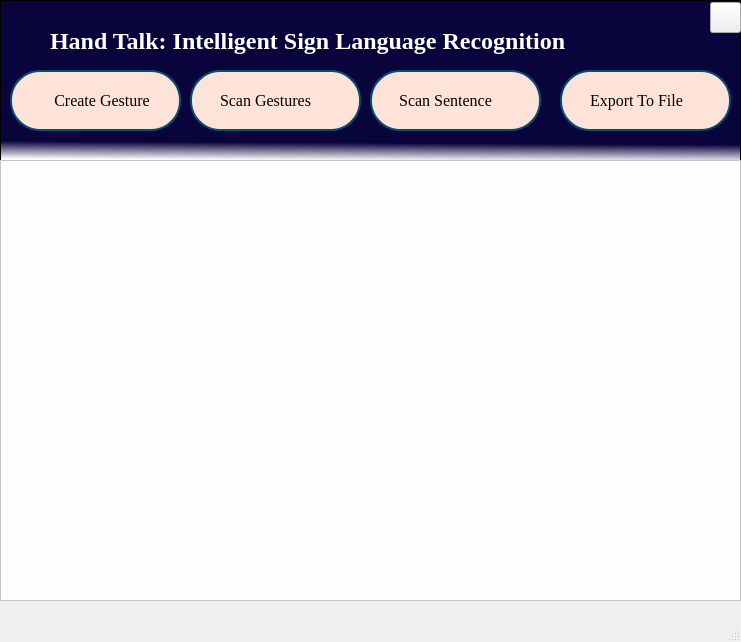
<?xml version="1.0" encoding="UTF-8"?>
<ui version="4.0">
 <class>MainWindow</class>
 <widget class="QMainWindow" name="MainWindow">
  <property name="geometry">
   <rect>
    <x>0</x>
    <y>0</y>
    <width>741</width>
    <height>642</height>
   </rect>
  </property>
  <property name="windowTitle">
   <string>MainWindow</string>
  </property>
  <widget class="QWidget" name="centralwidget">
   <widget class="QGraphicsView" name="graphicsView_2">
    <property name="geometry">
     <rect>
      <x>0</x>
      <y>0</y>
      <width>741</width>
      <height>161</height>
     </rect>
    </property>
    <property name="toolTip">
     <string>&lt;html&gt;&lt;head/&gt;&lt;body&gt;&lt;p&gt;&lt;br/&gt;&lt;/p&gt;&lt;/body&gt;&lt;/html&gt;</string>
    </property>
    <property name="styleSheet">
     <string notr="true">background-color: qlineargradient(spread:pad, x1:0.543136, y1:0.074, x2:0.52, y2:1, stop:0.880682 #0a043c, stop:1 rgba(255, 255, 255, 255));
</string>
    </property>
   </widget>
   <widget class="QLabel" name="label">
    <property name="geometry">
     <rect>
      <x>50</x>
      <y>20</y>
      <width>641</width>
      <height>41</height>
     </rect>
    </property>
    <property name="font">
     <font>
      <family>Times New Roman</family>
      <pointsize>18</pointsize>
      <weight>75</weight>
      <bold>true</bold>
     </font>
    </property>
    <property name="styleSheet">
     <string notr="true">color:white;</string>
    </property>
    <property name="text">
     <string>Hand Talk: Intelligent Sign Language Recognition</string>
    </property>
   </widget>
   <widget class="QLabel" name="label_3">
    <property name="geometry">
     <rect>
      <x>0</x>
      <y>160</y>
      <width>741</width>
      <height>431</height>
     </rect>
    </property>
    <property name="styleSheet">
     <string notr="true">
font-size: 40px;
color:white;
</string>
    </property>
    <property name="text">
     <string/>
    </property>
   </widget>
   <widget class="QGraphicsView" name="graphicsView">
    <property name="geometry">
     <rect>
      <x>0</x>
      <y>160</y>
      <width>741</width>
      <height>441</height>
     </rect>
    </property>
    <property name="styleSheet">
     <string notr="true">background-color:#fefefe;
</string>
    </property>
   </widget>
   <widget class="QPushButton" name="create">
    <property name="geometry">
     <rect>
      <x>10</x>
      <y>70</y>
      <width>171</width>
      <height>61</height>
     </rect>
    </property>
    <property name="font">
     <font>
      <family>TImes New Roman</family>
      <pointsize>12</pointsize>
      <weight>50</weight>
      <italic>false</italic>
      <bold>false</bold>
     </font>
    </property>
    <property name="layoutDirection">
     <enum>Qt::RightToLeft</enum>
    </property>
    <property name="styleSheet">
     <string notr="true">QPushButton#create{
padding-left:-1px;
color:black;
background-color:#ffe3d8;
border: 2px solid #03506f; border-radius:30px;
font: 12pt &quot;TImes New Roman&quot;;
background-image:url(&quot;icons/scan.png&quot;);
background-repeat:none;
}
QPushButton#create:hover
{
background-color:#bbbbbb;
	color:white;}</string>
    </property>
    <property name="text">
     <string>   Create Gesture</string>
    </property>
   </widget>
   <widget class="QPushButton" name="scan_sen">
    <property name="geometry">
     <rect>
      <x>370</x>
      <y>70</y>
      <width>171</width>
      <height>61</height>
     </rect>
    </property>
    <property name="font">
     <font>
      <family>TImes New Roman</family>
      <pointsize>12</pointsize>
      <weight>50</weight>
      <italic>false</italic>
      <bold>false</bold>
     </font>
    </property>
    <property name="styleSheet">
     <string notr="true">QPushButton#scan_sen{
padding-left:-120px;
color:black;
background-color:#ffe3d8;
border: 2px solid #03506f; border-radius:30px;
font: 12pt &quot;TImes New Roman&quot;;
background-image:url(&quot;icons/scan.png&quot;);
background-repeat:none;
}
QPushButton#scan_sen:hover
{
  background-color:#bbbbbb;
	color:white;
}</string>
    </property>
    <property name="text">
     <string>                          Scan Sentence </string>
    </property>
   </widget>
   <widget class="QPushButton" name="scan_sinlge">
    <property name="geometry">
     <rect>
      <x>190</x>
      <y>70</y>
      <width>171</width>
      <height>61</height>
     </rect>
    </property>
    <property name="font">
     <font>
      <family>TImes New Roman</family>
      <pointsize>12</pointsize>
      <weight>50</weight>
      <italic>false</italic>
      <bold>false</bold>
     </font>
    </property>
    <property name="layoutDirection">
     <enum>Qt::LeftToRight</enum>
    </property>
    <property name="autoFillBackground">
     <bool>false</bool>
    </property>
    <property name="styleSheet">
     <string notr="true">QPushButton#scan_sinlge{
padding-left:-120px;
color:black;
background-color:#ffe3d8;
border: 2px solid #03506f; border-radius:30px;
font: 12pt &quot;TImes New Roman&quot;;
background-image:url(&quot;icons/scan.png&quot;);
background-repeat:none;
}
QPushButton#scan_sinlge:hover
{
 background-color:#bbbbbb;
	color:white;
}</string>
    </property>
    <property name="text">
     <string>                         Scan Gestures</string>
    </property>
   </widget>
   <widget class="QPushButton" name="exp2">
    <property name="geometry">
     <rect>
      <x>560</x>
      <y>70</y>
      <width>171</width>
      <height>61</height>
     </rect>
    </property>
    <property name="font">
     <font>
      <family>TImes New Roman</family>
      <pointsize>12</pointsize>
      <weight>50</weight>
      <italic>false</italic>
      <bold>false</bold>
     </font>
    </property>
    <property name="styleSheet">
     <string notr="true">QPushButton#exp2{
padding-left:-110px;
color:black;
background-color:#ffe3d8;
border: 2px solid #03506f; border-radius:30px;
font: 12pt &quot;TImes New Roman&quot;;
background-image:url(&quot;icons/scan.png&quot;);
background-repeat:none;
}
QPushButton#exp2:hover
{
  background-color:#bbbbbb;
	color:white;
}</string>
    </property>
    <property name="text">
     <string>                       Export To File</string>
    </property>
    <property name="checkable">
     <bool>false</bool>
    </property>
    <property name="autoRepeat">
     <bool>false</bool>
    </property>
    <property name="autoExclusive">
     <bool>false</bool>
    </property>
    <property name="autoDefault">
     <bool>false</bool>
    </property>
    <property name="default">
     <bool>false</bool>
    </property>
    <property name="flat">
     <bool>false</bool>
    </property>
   </widget>
   <widget class="QPushButton" name="exit_button">
    <property name="geometry">
     <rect>
      <x>710</x>
      <y>2</y>
      <width>31</width>
      <height>31</height>
     </rect>
    </property>
    <property name="styleSheet">
     <string notr="true">QPushButton#exit_button{
background-image:url(&quot;icons/quit.png&quot;);
background-repeat:none;
}</string>
    </property>
    <property name="text">
     <string/>
    </property>
   </widget>
  </widget>
  <widget class="QMenuBar" name="menubar">
   <property name="geometry">
    <rect>
     <x>0</x>
     <y>0</y>
     <width>741</width>
     <height>26</height>
    </rect>
   </property>
  </widget>
  <widget class="QStatusBar" name="statusbar"/>
 </widget>
 <resources/>
 <connections/>
</ui>
